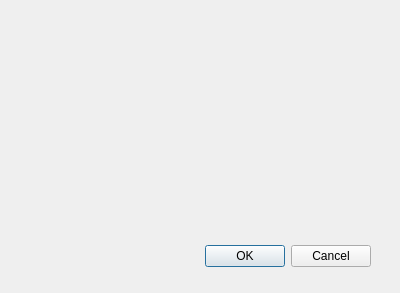
<?xml version="1.0" encoding="UTF-8"?>
<ui version="4.0">
 <class>Dialog</class>
 <widget class="QDialog" name="Dialog">
  <property name="geometry">
   <rect>
    <x>0</x>
    <y>0</y>
    <width>400</width>
    <height>293</height>
   </rect>
  </property>
  <property name="windowTitle">
   <string>Dialog</string>
  </property>
  <widget class="QDialogButtonBox" name="buttonBox">
   <property name="geometry">
    <rect>
     <x>30</x>
     <y>240</y>
     <width>341</width>
     <height>32</height>
    </rect>
   </property>
   <property name="orientation">
    <enum>Qt::Horizontal</enum>
   </property>
   <property name="standardButtons">
    <set>QDialogButtonBox::Cancel|QDialogButtonBox::Ok</set>
   </property>
  </widget>
  <widget class="QLabel" name="label">
   <property name="geometry">
    <rect>
     <x>10</x>
     <y>0</y>
     <width>341</width>
     <height>271</height>
    </rect>
   </property>
   <property name="styleSheet">
    <string notr="true">	
background-image: url(:/prefijoNuevo/39c7b1265f1bc1803becb29fdc5c034b.jpg);</string>
   </property>
   <property name="text">
    <string/>
   </property>
  </widget>
 </widget>
 <resources>
  <include location="../../../Veterinaria/test.qrc"/>
 </resources>
 <connections>
  <connection>
   <sender>buttonBox</sender>
   <signal>accepted()</signal>
   <receiver>Dialog</receiver>
   <slot>accept()</slot>
   <hints>
    <hint type="sourcelabel">
     <x>248</x>
     <y>254</y>
    </hint>
    <hint type="destinationlabel">
     <x>157</x>
     <y>274</y>
    </hint>
   </hints>
  </connection>
  <connection>
   <sender>buttonBox</sender>
   <signal>rejected()</signal>
   <receiver>Dialog</receiver>
   <slot>reject()</slot>
   <hints>
    <hint type="sourcelabel">
     <x>316</x>
     <y>260</y>
    </hint>
    <hint type="destinationlabel">
     <x>286</x>
     <y>274</y>
    </hint>
   </hints>
  </connection>
 </connections>
</ui>
